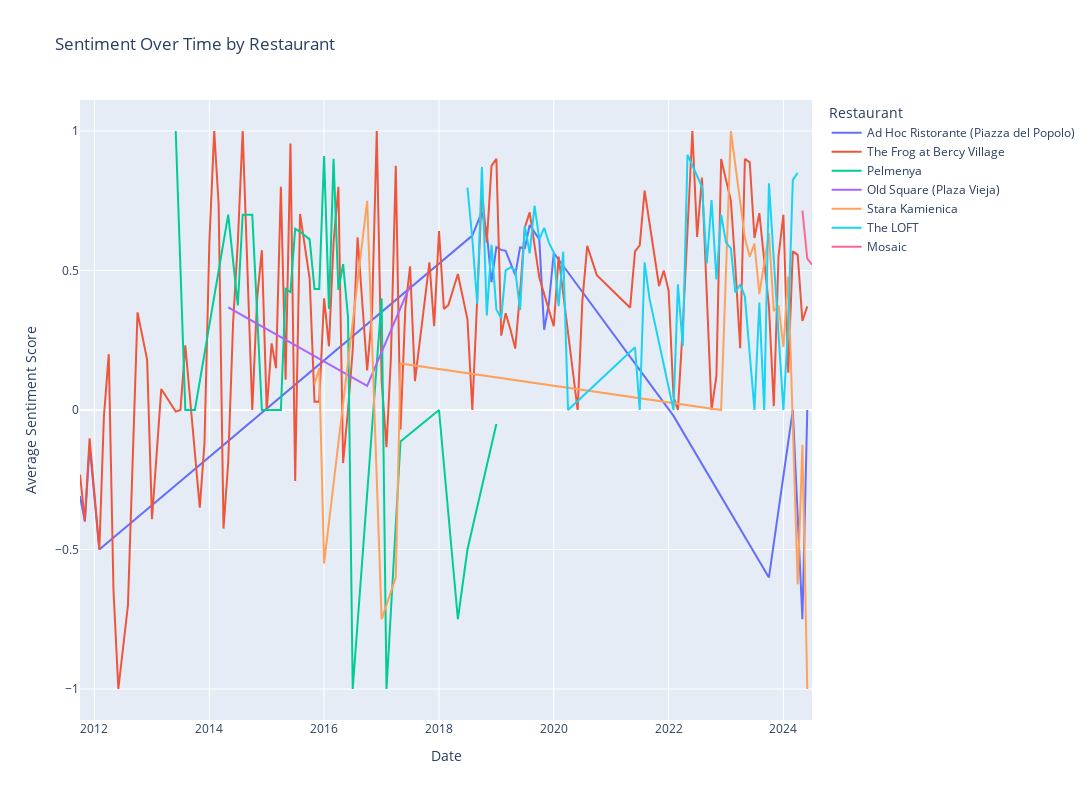

Write notebook code for a chart like this one.
### Markdown cell above
What about reviews over time?

### Code cell
import re

# Remove letters and numbers but not spaces
df['Review Date'] = df['Review Date'].astype(str).apply(lambda x: re.sub(r'[^A-Za-z0-9\s]', '', x).strip())
df['Review Date_DT'] = pd.to_datetime(df['Review Date'], format='%b %Y', errors='coerce')

# Aggregate by date and restaurant to get average sentiment scores
aggregated_data = df.groupby(['Restaurant Name', 'Review Date_DT'])['calc_sentiment'].mean().reset_index()

aggregated_data.sort_values(by='Review Date_DT', inplace=True)

# Create a line plot with one line per restaurant
fig = px.line(aggregated_data, x='Review Date_DT', y='calc_sentiment', color='Restaurant Name', title='Sentiment Over Time by Restaurant')

# Update the layout to increase the figure size and set axis titles
fig.update_layout(
    width=1200,
    height=800,
    xaxis_title='Date',
    yaxis_title='Average Sentiment Score',
    legend_title='Restaurant'
)

fig.show()
